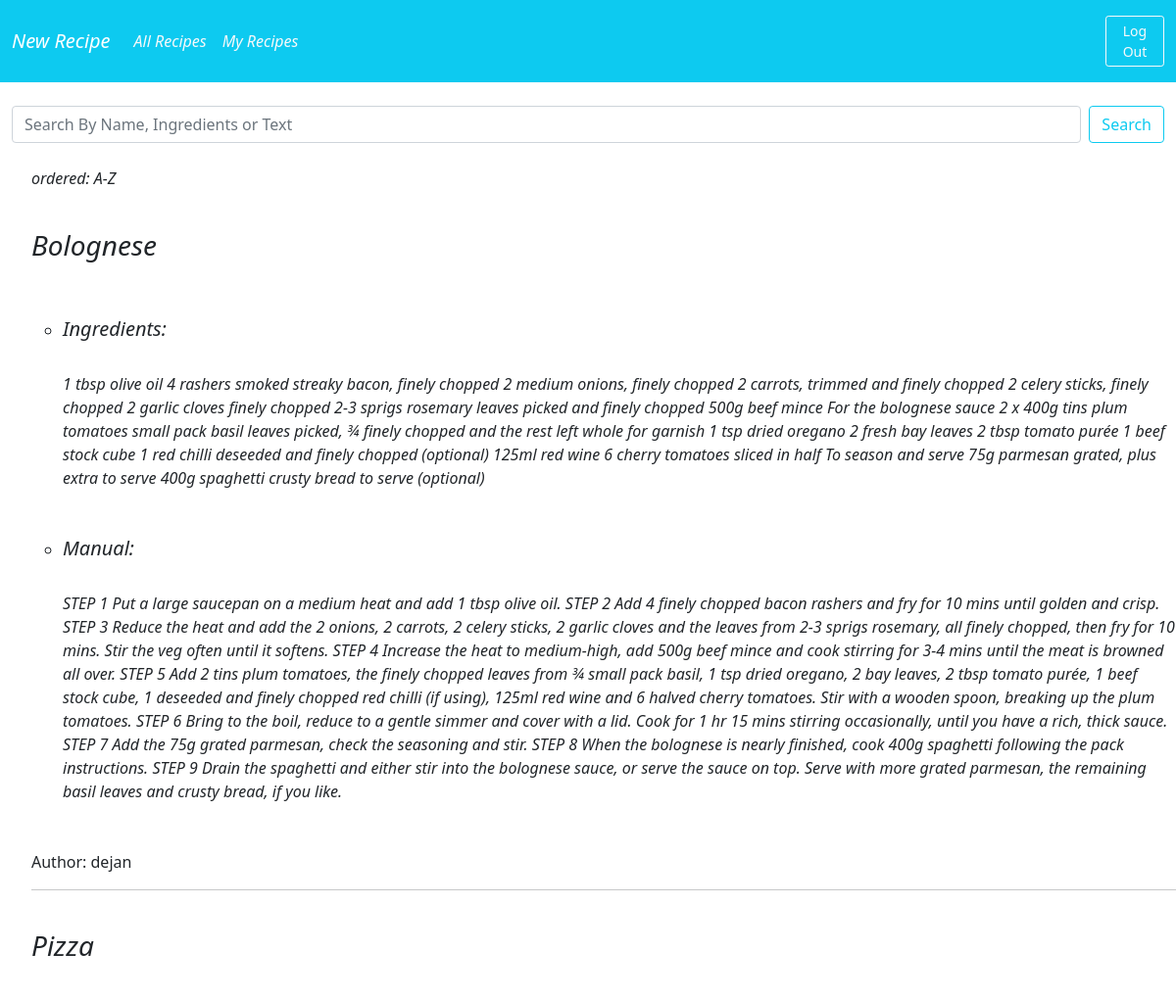
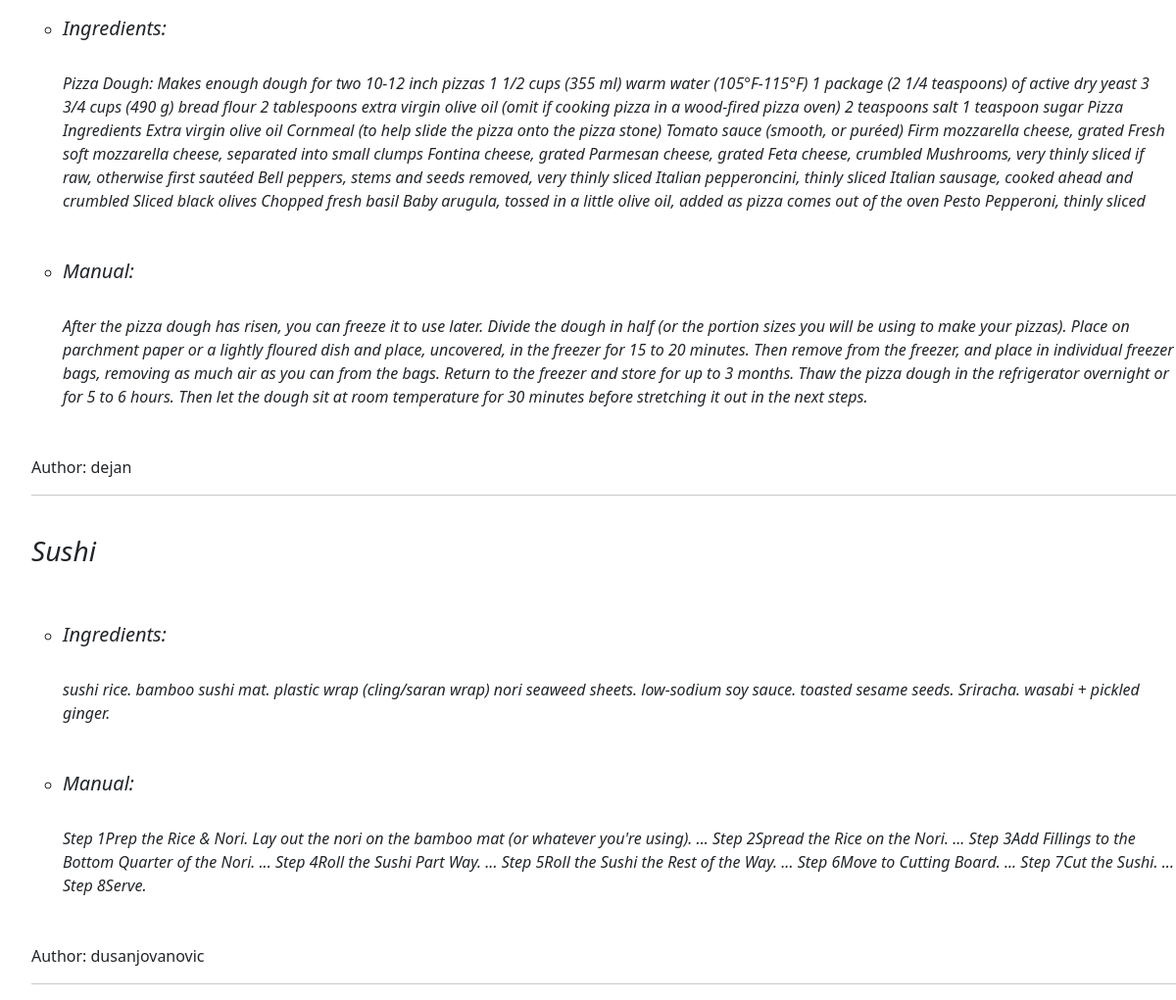
The app's page / (signed in) with its own data (2 pictures, top to bottom).
### recipes/models.py (models this page shows, shortened)
class Recipe(models.Model):
    user = models.ForeignKey(User, on_delete=models.CASCADE)
    recipe_name = models.CharField(max_length=200)
    recipe_ingredients = models.TextField(max_length=3000)
    recipe_text = models.TextField(max_length=10000)
    email = models.EmailField(max_length=50, blank=True)
    class Meta:
        ordering = ['recipe_name']

### recipes/views.py (the view)
# urls.py: path('', views.RecipeListView.as_view(), name='recipes'),
class RecipeListView(generic.ListView):
    template_name = 'recipe_list.html'
    model = Recipe
    form_class = RecipeListForm

### recipes/templates/recipe_list.html
{% extends 'base.html' %}
{% block body %}
{% if user.is_authenticated %}
<br><p><i> ordered: A-Z </i></p>
    {% for recipe in recipe_list %}
    <br> <b> <i> <h3> {{ recipe.recipe_name }} </h3> </i> </b> <br> <br>
        <ul>
            <li> <i> <h5> Ingredients: </h5> <br> {{ recipe.recipe_ingredients }} </i> </li> <br> <br>
            <li> <i> <h5> Manual: </h5> <br> {{ recipe.recipe_text }} </i> </li> <br> <br>
        </ul>
    Author: {{ recipe.user }}
    <hr>
    {% endfor %}
{% endif %}
{% endblock %}

### recipes/templates/base.html (shortened to what this page needs)
{% load static %}
<!doctype html>
<html lang="en">
<head>
  <link href="https://cdn.jsdelivr.net/npm/bootstrap@5.0.0-beta1/dist/css/bootstrap.min.css" rel="stylesheet">
{% if user.is_authenticated %}
  <nav class="navbar navbar-expand-lg navbar-dark bg-info">
      <div class="container-fluid">
         <a class="navbar-brand" href="{% url 'add' %}"> <i> New Recipe </i> </a>
        <div class="collapse navbar-collapse" id="navbarSupportedContent">
          <ul class="navbar-nav me-auto mb-2 mb-lg-0">
            <li class="nav-item">
              <a class="nav-link active text-light bg-info" aria-current="page" href="{% url 'recipes' %}"><i> All Recipes </i></a>
            </li>
            <li class="nav-item">
              <a class="nav-link active text-light bg-info" aria-current="page" href="{% url 'my-recipes' %}"><i> My Recipes </i></a>
            </li>
        </div>
        <nav class="navbar bg-info" style="float:right;">
          <a class="btn btn-sm btn-outline-light" href="{% url 'logout' %}"> Log Out </a>
        </nav>
      </div>
    </nav>
    <br>
    <div class="container-fluid">
      <form class="d-flex" action="{% url 'search' %}">
        <input class="form-control me-2" type="search" placeholder="Search By Name, Ingredients or Text" aria-label="Search" name="search">
        <button class="btn btn-outline-info" type="submit">Search</button>
      </form>
    </div>
{% endif %}
</head>
<body>
<ul>
  {% block body %}{% endblock %}
</ul>
</body>
</html>

### records on screen
Recipe: recipe_name "Bolognese", recipe_ingredients "1 tbsp olive oil 4 rashers smoked streaky bacon, finely chopped 2 medium onions, finely chopped 2 carrots, trimmed and finely chopped 2 celery sticks, finely chopped 2 garlic cloves finely chopped 2-3 sprigs rosemary leaves picked and finely chopped 500g beef mince For the bolognese sauce 2 x 400g tins plum tomatoes small pack basil leaves picked, ¾ finely chopped and the rest left whole for garnish 1 tsp dried oregano 2 fresh bay leaves 2 tbsp tomato purée 1 beef stock cube 1 red chilli deseeded and finely chopped (optional) 125ml red wine 6 cherry tomatoes sliced in half To season and serve 75g parmesan grated, plus extra to serve 400g spaghetti crusty bread to serve (optional)", recipe_text "STEP 1 Put a large saucepan on a medium heat and add 1 tbsp olive oil. STEP 2 Add 4 finely chopped bacon rashers and fry for 10 mins until golden and crisp. STEP 3 Reduce the heat and add the 2 onions, 2 carrots, 2 celery sticks, 2 garlic cloves and the leaves from 2-3 sprigs rosemary, all finely chopped, then fry for 10 mins. Stir the veg often until it softens. STEP 4 Increase the heat to medium-high, add 500g beef mince and cook stirring for 3-4 mins until the meat is browned all over. STEP 5 Add 2 tins plum tomatoes, the finely chopped leaves from ¾ small pack basil, 1 tsp dried oregano, 2 bay leaves, 2 tbsp tomato purée, 1 beef stock cube, 1 deseeded and finely chopped red chilli (if…", user "dejan"
Recipe: recipe_name "Pizza", recipe_ingredients "Pizza Dough: Makes enough dough for two 10-12 inch pizzas 1 1/2 cups (355 ml) warm water (105°F-115°F) 1 package (2 1/4 teaspoons) of active dry yeast 3 3/4 cups (490 g) bread flour 2 tablespoons extra virgin olive oil (omit if cooking pizza in a wood-fired pizza oven) 2 teaspoons salt 1 teaspoon sugar Pizza Ingredients Extra virgin olive oil Cornmeal (to help slide the pizza onto the pizza stone) Tomato sauce (smooth, or puréed) Firm mozzarella cheese, grated Fresh soft mozzarella cheese, separated into small clumps Fontina cheese, grated Parmesan cheese, grated Feta cheese, crumbled Mushrooms, very thinly sliced if raw, otherwise first sautéed Bell peppers, stems and seeds removed, very…", recipe_text "After the pizza dough has risen, you can freeze it to use later. Divide the dough in half (or the portion sizes you will be using to make your pizzas). Place on parchment paper or a lightly floured dish and place, uncovered, in the freezer for 15 to 20 minutes. Then remove from the freezer, and place in individual freezer bags, removing as much air as you can from the bags. Return to the freezer and store for up to 3 months. Thaw the pizza dough in the refrigerator overnight or for 5 to 6 hours. Then let the dough sit at room temperature for 30 minutes before stretching it out in the next steps.", user "dejan"
Recipe: recipe_name "Sushi", recipe_ingredients "sushi rice. bamboo sushi mat. plastic wrap (cling/saran wrap) nori seaweed sheets. low-sodium soy sauce. toasted sesame seeds. Sriracha. wasabi + pickled ginger.", recipe_text "Step 1Prep the Rice & Nori. Lay out the nori on the bamboo mat (or whatever you're using). ... Step 2Spread the Rice on the Nori. ... Step 3Add Fillings to the Bottom Quarter of the Nori. ... Step 4Roll the Sushi Part Way. ... Step 5Roll the Sushi the Rest of the Way. ... Step 6Move to Cutting Board. ... Step 7Cut the Sushi. ... Step 8Serve.", user "dusanjovanovic"
